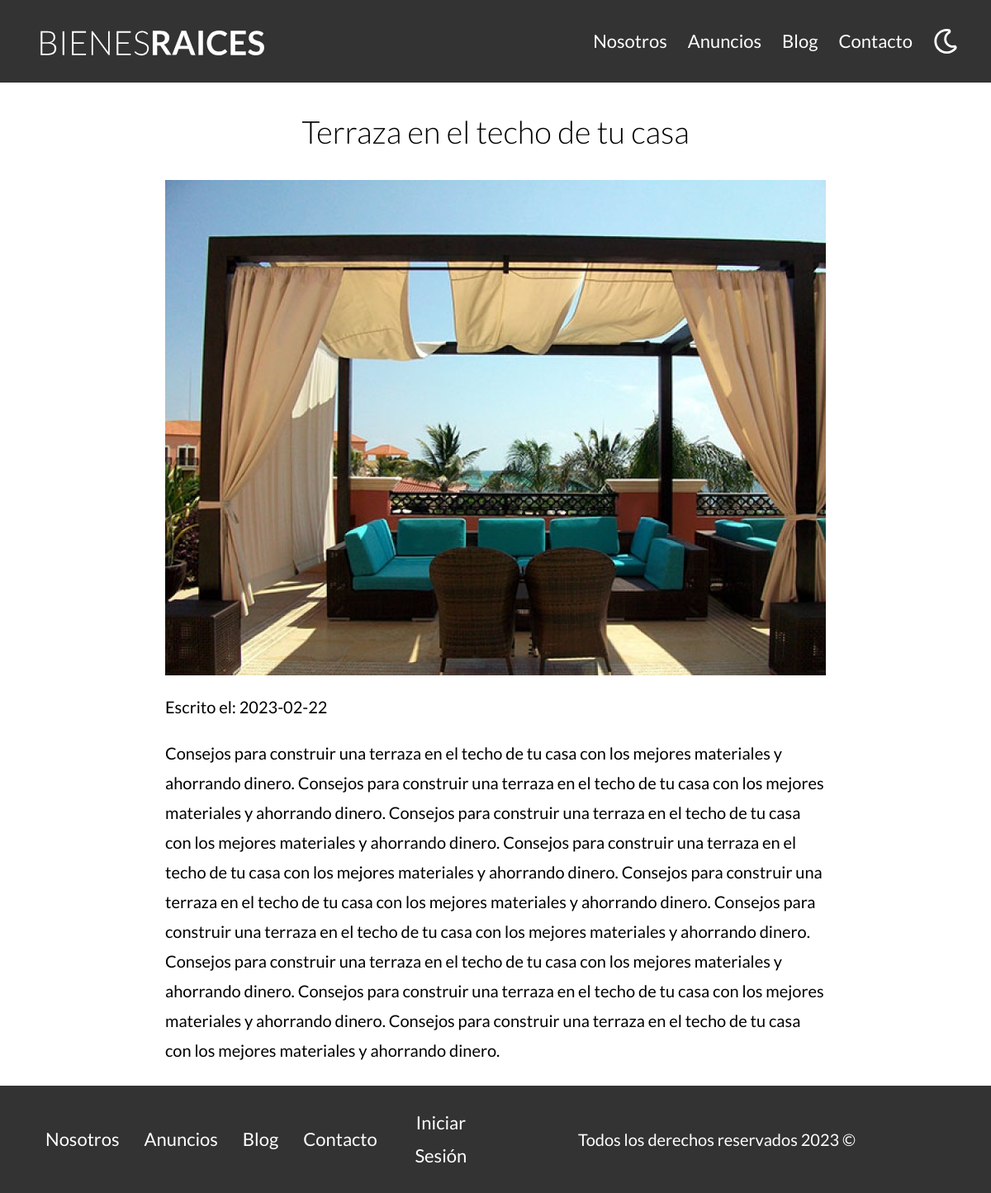
/entrada?id=2, run on the app's committed database.
### tables this page shows
CREATE TABLE `blogs` (
  `id` int NOT NULL AUTO_INCREMENT,
  `titulo` varchar(45) DEFAULT NULL,
  `imagen` varchar(200) DEFAULT NULL,
  `descripcion` longtext,
  `creado` date DEFAULT NULL,
  `descripcion2` longtext,
  PRIMARY KEY (`id`)
);

### controllers/PaginasController.php (called while the page is built, shortened)
<?php
class PaginasController {
    public static function entrada(Router $router) {
        $id = validarORedireccionar('/blog');
        $blog = Blog::find($id);
        $router->render('paginas/entrada', [
            'blog' => $blog
        ]);
    }
}

### public/index.php (called while the page is built, shortened)
<?php
$router = new Router();
$router->get('/admin',[PropiedadController::class, 'index']);
$router->get('/propiedades/crear',[PropiedadController::class, 'crear']);
$router->post('/propiedades/crear',[PropiedadController::class, 'crear']);
$router->get('/propiedades/actualizar',[PropiedadController::class, 'actualizar']);
$router->post('/propiedades/actualizar',[PropiedadController::class, 'actualizar']);
$router->post('/propiedades/eliminar',[PropiedadController::class, 'eliminar']);
$router->get('/vendedores/crear',[VendedorController::class, 'crear']);
$router->post('/vendedores/crear',[VendedorController::class, 'crear']);
$router->get('/vendedores/actualizar',[VendedorController::class, 'actualizar']);
$router->post('/vendedores/actualizar',[VendedorController::class, 'actualizar']);
$router->post('/vendedores/eliminar',[VendedorController::class, 'eliminar']);
$router->get('/blogs/crear',[BlogController::class, 'crear']);
$router->post('/blogs/crear',[BlogController::class, 'crear']);
$router->get('/blogs/actualizar',[BlogController::class, 'actualizar']);
$router->post('/blogs/actualizar',[BlogController::class, 'actualizar']);
$router->post('/blogs/eliminar',[BlogController::class, 'eliminar']);
$router->get('/',[PaginasController::class,'index']);
$router->get('/nosotros',[PaginasController::class,'nosotros']);
$router->get('/anuncios',[PaginasController::class,'anuncios']);
$router->get('/anuncio',[PaginasController::class,'anuncio']);
$router->get('/blog',[PaginasController::class,'blog']);
$router->get('/entrada',[PaginasController::class,'entrada']);
$router->get('/contacto',[PaginasController::class,'contacto']);
$router->post('/contacto',[PaginasController::class,'contacto']);
$router->get('/login',[LoginController::class, 'login']);
$router->post('/login',[LoginController::class, 'login']);
$router->get('/logout',[LoginController::class, 'logout']);
$router->comprobarRutas();

### includes/funciones.php (called while the page is built, shortened)
<?php
function validarORedireccionar(string $url) {
    $id = $_GET['id'];
    $id = filter_var($id, FILTER_VALIDATE_INT);
    return $id;
}

### models/ActiveRecord.php (called while the page is built, shortened)
<?php
class ActiveRecord {
    protected static $db;
    protected static $tabla = '';
    public static function setDB($database) {
        self::$db = $database;
    }
    public static function find($id) {
        $query = "SELECT * FROM " . static::$tabla . " WHERE id = $id";
        $resultado = self::consultarSQL($query);
        return array_shift($resultado);
    }
    public static function consultarSQL($query) {
        $resultado = self::$db->query($query);
        $array = [];
        while ($registro = $resultado->fetch_assoc()) {
            $array[] = static::crearObjeto($registro);
        }
        return $array;
    }
    protected static function crearObjeto($registro) {
        $objeto = new static;
        foreach ($registro as $key => $value) {
            if (property_exists($objeto,$key)) {
                $objeto->$key = $value;
            }
        }
        return $objeto;
    }
}

### views/paginas/entrada.php (the view)
<main class="contenedor seccion contenido-centrado">
    <h1><?php echo $blog->titulo; ?></h1>
    <div class="imagen">
        <img loading="lazy" src="/imagenes/<?php echo $blog->imagen; ?>" alt="texto entrada blog">
    </div>
    <p class="informacion-meta">Escrito el: <?php echo $blog->creado; ?></p>
    <div class="resumen-propiedad">
        <p><?php echo $blog->descripcion2; ?></p>
    </div>
</main>

### public/build/css/app.css (style rules this page uses)
html { -webkit-text-size-adjust:100%;line-height:1.15 }
body { margin:0 }
main { display:block }
h1 { font-size:2em;margin:.67em 0 }
img { border-style:none }
html { box-sizing:border-box;font-size:62.5% }
*,:after,:before { box-sizing:inherit }
body { font-family:Lato,sans-serif;font-size:1.6rem;line-height:1.8 }
p { color:#000;font-size:2rem }
.contenedor { margin:0 auto;max-width:120rem;width:95% }
img,picture { display:block;width:100% }
h1,h2,h3 { font-family:Lato,sans-serif;font-weight:300;margin:2.5rem 0;text-align:center }
h1 { color:var(--blacno);font-size:3.8rem }
.seccion { margin-bottom:2.5rem;margin-top:2.5rem }
.contenido-centrado { max-width:80rem }

### data on the page
blogs: titulo "Terraza en el techo de tu casa", imagen (picture), creado "2023-02-22", descripcion2 "Consejos para construir una terraza en el techo de tu casa con los mejores materiales y ahorrando dinero. Consejos para construir una terraza en el techo de tu casa con los mejores materiales y ahorrando dinero. Consejos para construir una terraza en el techo de tu casa con los mejores materiales y ahorrando dinero. Consejos para construir una terraza en el techo de tu casa con los mejores materiales y ahorrando dinero. Consejos para construir una terraza en el techo de tu casa con los mejores materiales y ahorrando dinero. Consejos para construir una terraza en el techo de tu casa con los mejores materiales y ahorrando dinero. Consejos para construir una terraza en el techo de tu casa con…"
